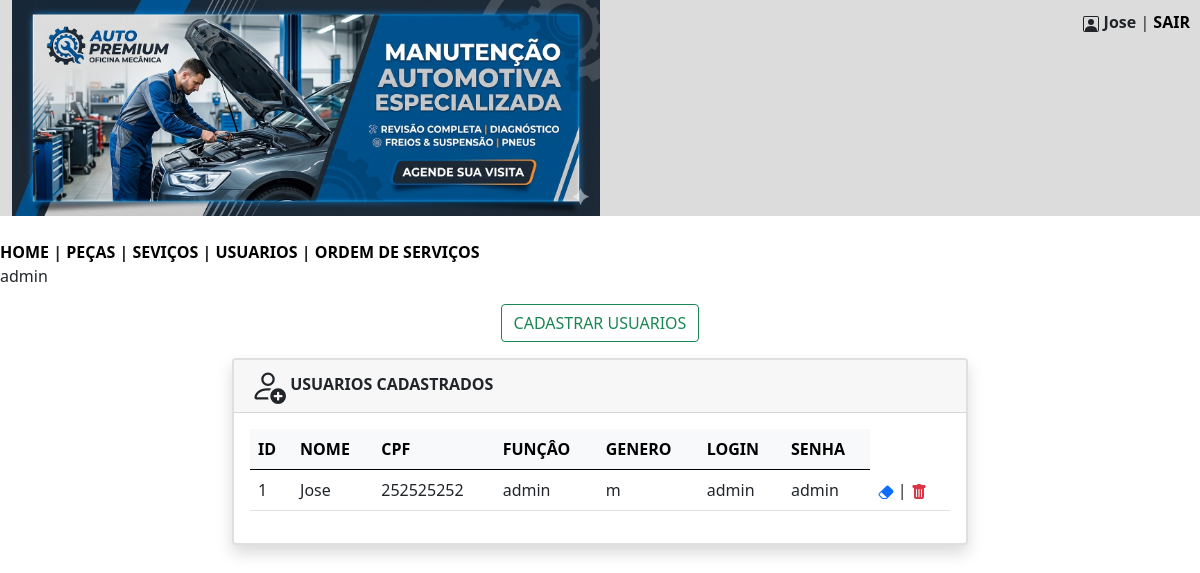
/mecanica/usuarios.php (signed in), run on an earlier commit of the app's database.
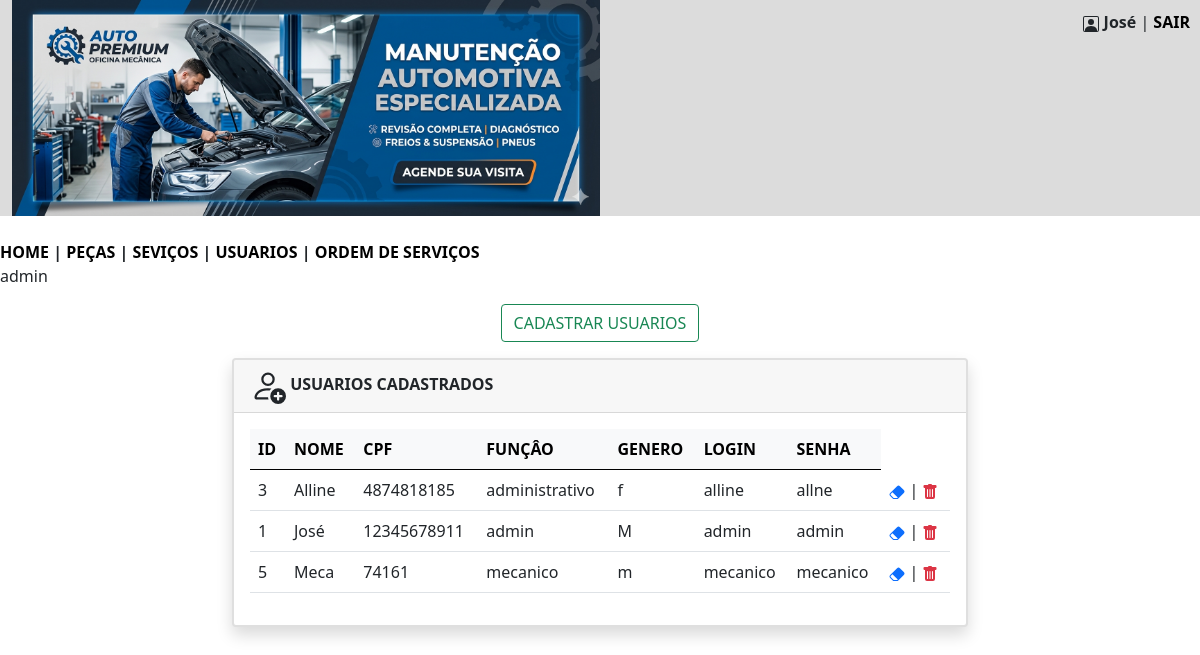
And on a later commit of the database.
### tables this page shows
CREATE TABLE `usuarios` (
  `id` int(11) NOT NULL,
  `nome` varchar(180) NOT NULL,
  `cpf` varchar(20) NOT NULL,
  `funcao` varchar(40) NOT NULL,
  `genero` varchar(20) NOT NULL,
  `login` varchar(50) NOT NULL,
  `senha` varchar(50) NOT NULL
);

### mecanica/usuarios.php (the view, shortened to what this page needs)
<?php
$nome = $_SESSION['nome'];
?>
<!DOCTYPE html>
<html lang="pt-br">
<head>
    <link href="https://cdn.jsdelivr.net/npm/bootstrap@5.0.2/dist/css/bootstrap.min.css" rel="stylesheet">
</head>
<body>
<div class="container-fluid" style="background-color:#DCDCDC; text-align:left; position:relative;">
<img src="imagens/banner.png" width="50%" heigth="50%">
    <div class="header" style="position:absolute; top:10px; right:10px;">
        <b><?= htmlspecialchars($nome) ?></b> |
        <a href="sair.php" style="color:black; text-decoration:none; font-weight:bold;">SAIR</a>
    </div>
</div>
<br/>
        <nav>
            <?php
                include 'menu.php';
            ?>
            <?php echo $funcao; ?>
        </nav>
<div class="text-center my-3">
    <button type="button" class="btn btn-outline-success" data-bs-toggle="modal" data-bs-target="#exampleModal">
        CADASTRAR USUARIOS
    </button>
</div>
<div class="container">
    <div class="row justify-content-center">
        <div class="col-md-8 mb-4">
            <div class="card shadow border-2">
                <div class="card-header">
                    <b>USUARIOS CADASTRADOS</b>
                </div>
                <div class="card-body">
                    <?php
                    include 'conecta.php';
                    $sql = "SELECT * FROM usuarios ORDER BY nome";
                    $consulta = $pdo->query($sql);
                    $listausuarios = $consulta->fetchAll(PDO::FETCH_ASSOC);
                    if (count($listausuarios) > 0) {
                        echo "<table class='table table-hover align-middle'>";
                        echo "<thead class='table-light'>
                                <tr>
                                    <th>ID</th>
                                    <th>NOME</th>
                                    <th>CPF</th>
                                    <th>FUNÇÂO</th>
                                    <th>GENERO</th>
                                    <th>LOGIN</th>
                                    <th>SENHA</th>
                                </tr>
                              </thead>";
                        echo "<tbody>";
                        foreach ($listausuarios as $item) {
                            $id = $item['id'];
                            echo "<tr>";
                            echo "<td>" . htmlspecialchars($item['id']) . "</td>";
                            echo "<td>" . htmlspecialchars($item['nome']) . "</td>";
                            echo "<td>" . htmlspecialchars($item['cpf']) . "</td>";
                            echo "<td>" . htmlspecialchars($item['funcao']) . "</td>";
                            echo "<td>" . htmlspecialchars($item['genero']) . "</td>";
                            echo "<td>" . htmlspecialchars($item['login']) . "</td>";
                            echo "<td>" . htmlspecialchars($item['senha']) . "</td>";
                            echo "<td><a href='#' data-bs-toggle='modal' data-bs-target='#modalEditar' data-id='$id'><svg xmlns='http://www.w3.org/2000/svg' width='16' height='16' fill='currentColor' class='bi bi-eraser-fill' viewBox='0 0 16 16'>
                            <path d='M8.086 2.207a2 2 0 0 1 2.828 0l3.879 3.879a2 2 0 0 1 0 2.828l-5.5 5.5A2 2 0 0 1 7.879 15H5.12a2 2 0 0 1-1.414-.586l-2.5-2.5a2 2 0 0 1 0-2.828zm.66 11.34L3.453 8.254 1.914 9.793a1 1 0 0 0 0 1.414l2.5 2.5a1 1 0 0 0 .707.293H7.88a1 1 0 0 0 .707-.293z'/>
                          </svg></a> | <a href ='excluir_usuario.php?id=$id'><svg xmlns='http://www.w3.org/2000/svg' width='16' height='16' fill='currentColor' class='bi bi-trash-fill text-danger' viewBox='0 0 16 16'>
                            <path d='M2.5 1a1 1 0 0 0-1 1v1a1 1 0 0 0 1 1H3v9a2 2 0 0 0 2 2h6a2 2 0 0 0 2-2V4h.5a1 1 0 0 0 1-1V2a1 1 0 0 0-1-1H10a1 1 0 0 0-1-1H7a1 1 0 0 0-1 1zm3 4a.5.5 0 0 1 .5.5v7a.5.5 0 0 1-1 0v-7a.5.5 0 0 1 .5-.5M8 5a.5.5 0 0 1 .5.5v7a.5.5 0 0 1-1 0v-7A.5.5 0 0 1 8 5m3 .5v7a.5.5 0 0 1-1 0v-7a.5.5 0 0 1 1 0'/>
                          </svg></a></td>";
                            echo "</tr>";
                        }
                        echo "</tbody>";
                        echo "</table>";
                    } else {
                        echo "<p class='text-danger'><b>NÃO EXISTEM USUARIOS CADASTRADAS NO MOMENTO!</b></p>";
                    }
                    ?>
                </div>
            </div>
        </div>
    </div>
</div>
</body>
</html>

What changed in the data, as far as the page shows it:
added usuarios: id "3", nome "Alline", cpf "4874818185", funcao "administrativo", genero "f", login "alline", senha "allne"
changed usuarios "admin": nome "Jose" → "José"; cpf "252525252" → "12345678911"; genero "m" → "M"
added usuarios: id "5", nome "Meca", cpf "74161", funcao "mecanico", genero "m", login "mecanico", senha "mecanico"
Also different on the page:
$nome: "Jose" → "José"
